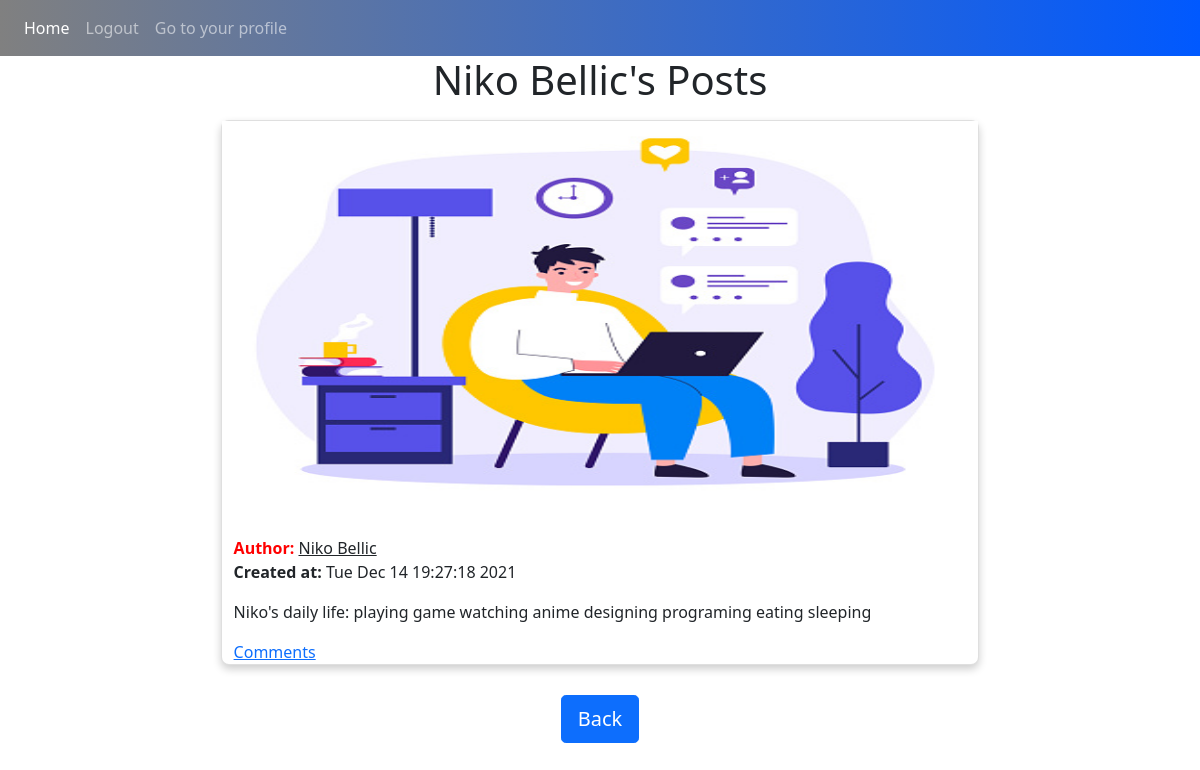
/posts/2 (signed in), run on the app's committed database.
### models.py (models this page shows, shortened)
class User(db.Model, UserMixin):
    __tablename__ = 'users'
    id = db.Column(db.Integer, primary_key=True)
    username = db.Column(db.String(64), unique=True, index=True)
    email = db.Column(db.String(150), unique= True)
    password_hash = db.Column(db.String(128))
    posts = db.relationship('Post', backref="author", lazy=True)
    comments = db.relationship('Comment', backref="user_comment", lazy=True)
    followed = db.relationship('Follow', foreign_keys=[Follow.follower_id], backref=db.backref('follower', lazy='joined'), lazy=True, cascade='all, delete-orphan')
    followers = db.relationship('Follow', foreign_keys=[Follow.followed_id], backref=db.backref('followed', lazy='joined'), lazy=True, cascade='all, delete-orphan')
    @property
    def password(self):
        raise AttributeError('password is not a readable attribute')

class Post(db.Model):
    __tablename__ = 'posts'
    id = db.Column(db.Integer, primary_key=True)
    img = db.Column(db.Text, nullable = True)
    body = db.Column(db.Text)
    timestamp = db.Column(db.DateTime, index=True, default=datetime.now)
    author_id = db.Column(db.Integer, db.ForeignKey('users.id'))
    comments = db.relationship('Comment', backref="post_comment", lazy=True)

### views.py (the view)
@views.route("/posts/<author_id>")
def posts(author_id):
    user = User.query.filter_by(id=author_id).first()
    username = user.username
    if not user:
        flash('No user with that username exists.', category='error')
        return redirect(url_for('views.home'))
    posts = Post.query.filter_by(author_id=user.id).all()
    return render_template("userpost.html", user=current_user, posts=posts, username=username, author=user)

### initial.py (called while the page is built)
def create_app():
    app = Flask(__name__)
    app.config['SECRET_KEY'] = 'okay'
    app.config['SQLALCHEMY_DATABASE_URI'] = f'sqlite:///{DB_NAME}'
    app.config['SQLALCHEMY_TRACK_MODIFICATIONS'] = False
    db.init_app(app)
    from views import views
    from auth import auth
    app.register_blueprint(views, url_prefix='/')
    app.register_blueprint(auth, url_prefix='/')
    from models import User, Post, Comment, Follow
    create_database(app)
    login_manager = LoginManager()
    login_manager.login_view = 'auth.login'
    login_manager.init_app(app)
    @login_manager.user_loader
    def load_user(id):
        return User.query.get(int(id))
    return app

### templates/userpost.html (shortened to what this page needs)
{% extends "base.html" %} {% block title %}Home{% endblock %} {% block content
    %}
    <h1 align="center">{{username}}'s Posts</h1>
        <ul class="list-group list-group-flush" id="notes">
        {% for post in posts %}
        <li class="list-group-item">
            <div class ="card">
                <img src='/static/{{post.img}}' onerror="this.onerror=null;this.src='/static/default-image.jpg';" alt="Avatar" style="width:100%; height: 400px;">
                <div class="container">
                    {% if post.author_id == user.id %}
                    <span><a href="/profile/{{post.author_id}}"  class="link-success"><b> You </b></a></span>
                    {% else %}
                    <span style="color: red;"><b>Author: </b><a href="/profile/{{post.author_id}}"  class="link-dark">{{ post.author.username}}</a></span>
                    {% endif %}
                    <p><b>Created at: </b>{{post.timestamp.strftime("%c")}}</p>
                    <p>{{ post.body }}</p>
                    <a href="#comments" class="viewbutton">Comments</a>
                </div>
            </div>
        </li>
        {% endfor %}
        </ul>
        <div align="center">
            <a href="/profile/{{author.id}}"><button type="button" class="btn btn-primary btn-lg">Back</button></a>
        </div>
    {% endblock %}

### static/home.css (style rules this page uses)
.card { box-shadow: 0 4px 8px 0 rgba(0,0,0,0.2); transition: 0.3s; width: 70%; margin: 15px; border-radius: 8px; margin: auto; }

### data on the page
User: username "Niko Bellic"
Post: author.username "Niko Bellic", timestamp "Tue Dec 14 19:27:18 2021", body "Niko's daily life: playing game watching anime designing programing eating sleeping"
